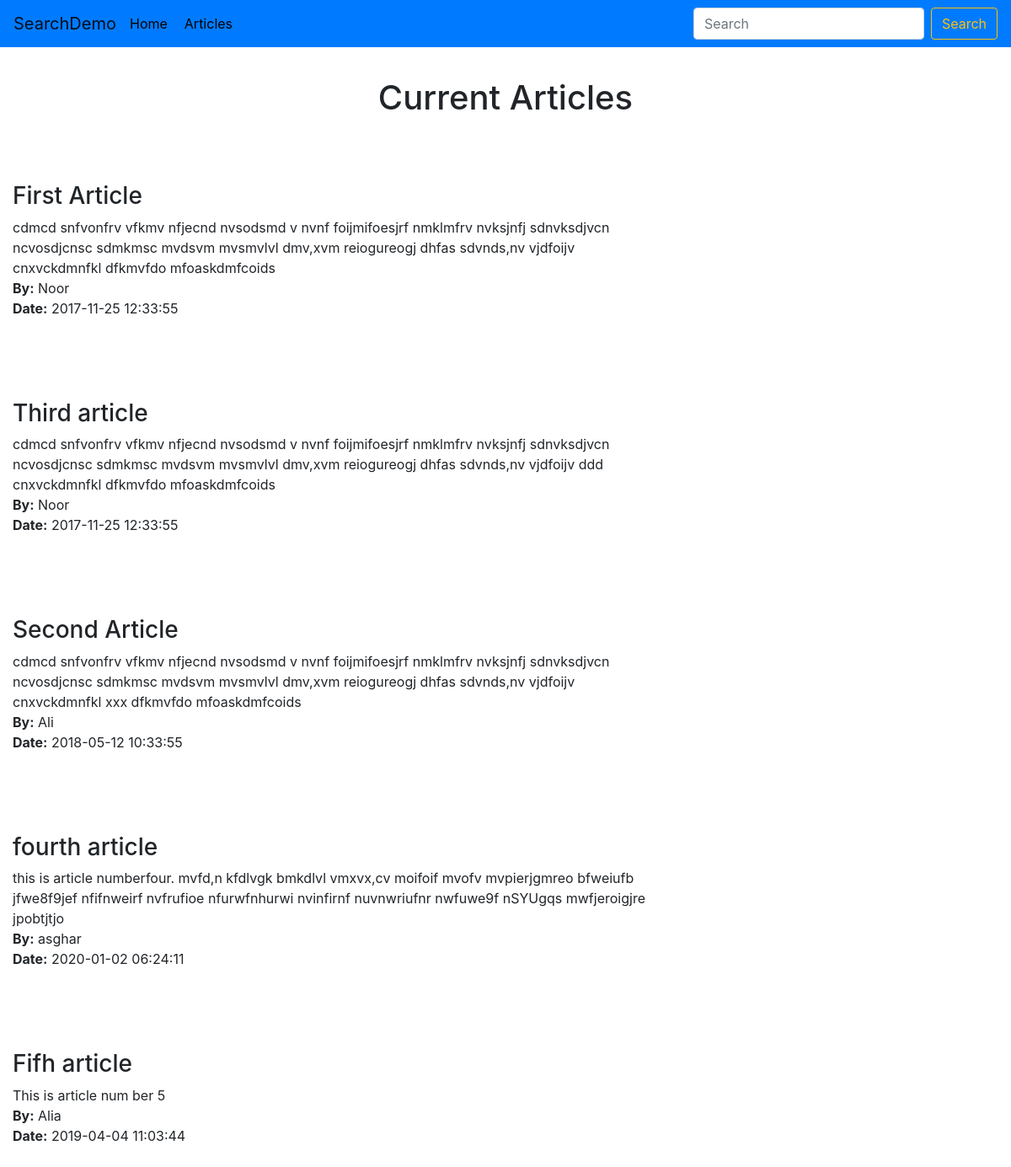
The app's page /articles.php with its own data.
### tables this page shows
CREATE TABLE `article` (
  `id` int(11) NOT NULL AUTO_INCREMENT,
  `title` varchar(255) NOT NULL,
  `content` text NOT NULL,
  `author` varchar(255) NOT NULL,
  `date_created` datetime NOT NULL DEFAULT current_timestamp(),
  PRIMARY KEY (`id`)
);

### articles.php (the view)
<?php
include "includes/dbh.inc.php";
include "template.php";
?>
      <h1>Current Articles</h1>
      <div class="container-fluid">
  <?php
  $sql = "select * from article";
  $stmt = $pdo->query($sql);
  echo '<div class="row" >';
  while ($row = $stmt->fetch()){
      echo "<div class='col-8'><h3 class='mt-5'>".$row['title']."</h3>";
      echo "<p class='mb-5'>".$row['content']."<br>";
      echo '<strong>By:</strong> '.$row['author']."<br>";
      echo '<strong>Date:</strong> '.$row['date_created']."</p> </div>";
      }
    echo '  </div>';
  ?>
      </div>
  </body>
  </html>

### template.php (shortened to what this page needs)
<?php
$uri = $_SERVER['REQUEST_URI'];
$url = (strpos($uri, 'includes')?'../':'');
echo '
<!DOCTYPE html>
<html lang="en">
<head>
    <meta charset="UTF-8">
    <meta name="viewport" content="width=device-width, initial-scale=1.0">
    <link rel="stylesheet" href="'.$url.'style.css">
    <link rel="stylesheet" href="https://stackpath.bootstrapcdn.com/bootstrap/4.4.1/css/bootstrap.min.css">
    <title>Document</title>
</head>
<body>
    <nav class="navbar navbar-expand-sm navbar-light bg-primary mb-3">
    <a href="#" class="navbar-brand">SearchDemo</a>
    <ul class="navbar-nav mr-auto">
    <li class="nav-item"><a href="'.$url.'index.php">Home </a></li>
    <li class="nav-item"><a href="'.$url.'articles.php"> Articles</a></li>
    </ul>
    <form class="form-inline my-2 my-lg-0" action="/includes/search.php" method="GET">
      <input class="form-control mr-sm-2" type="text" name="searchItem" placeholder="Search" aria-label="Search">
      <button class="btn btn-outline-warning my-2 my-sm-0" type="submit" name="submit" value="search">Search</button>
    </form>
    </nav> ';

### style.css (style rules this page uses)
ul li { padding-right: 20px; }
a { color: black; }
li a { color: black; }
h1 { text-align: center; padding-bottom: 20px; padding-top: 20px; }

### records on screen
article: title "First Article", content "cdmcd snfvonfrv vfkmv nfjecnd nvsodsmd v nvnf foijmifoesjrf nmklmfrv nvksjnfj sdnvksdjvcn ncvosdjcnsc sdmkmsc mvdsvm mvsmvlvl dmv,xvm reiogureogj dhfas sdvnds,nv vjdfoijv cnxvckdmnfkl dfkmvfdo mfoaskdmfcoids", author "Noor", date_created "2017-11-25 12:33:55"
article: title "Third article", content "cdmcd snfvonfrv vfkmv nfjecnd nvsodsmd v nvnf foijmifoesjrf nmklmfrv nvksjnfj sdnvksdjvcn ncvosdjcnsc sdmkmsc mvdsvm mvsmvlvl dmv,xvm reiogureogj dhfas sdvnds,nv vjdfoijv ddd cnxvckdmnfkl dfkmvfdo mfoaskdmfcoids", author "Noor", date_created "2017-11-25 12:33:55"
article: title "Second Article", content "cdmcd snfvonfrv vfkmv nfjecnd nvsodsmd v nvnf foijmifoesjrf nmklmfrv nvksjnfj sdnvksdjvcn ncvosdjcnsc sdmkmsc mvdsvm mvsmvlvl dmv,xvm reiogureogj dhfas sdvnds,nv vjdfoijv cnxvckdmnfkl xxx dfkmvfdo mfoaskdmfcoids", author "Ali", date_created "2018-05-12 10:33:55"
article: title "fourth article", content "this is article numberfour. mvfd,n kfdlvgk bmkdlvl vmxvx,cv moifoif mvofv mvpierjgmreo bfweiufb jfwe8f9jef nfifnweirf nvfrufioe nfurwfnhurwi nvinfirnf nuvnwriufnr nwfuwe9f nSYUgqs mwfjeroigjre jpobtjtjo", author "asghar", date_created "2020-01-02 06:24:11"
article: title "Fifh article", content "This is article num ber 5", author "Alia", date_created "2019-04-04 11:03:44"
